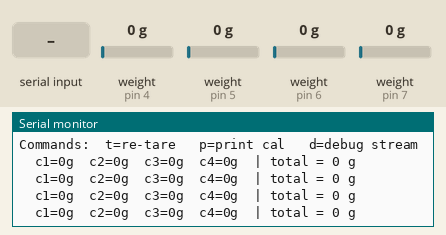
The sketch below on a simulated Arduino Uno, built with avr-gcc and run on an emulated ATmega328P. Shown: the last lines printed to the serial monitor. The inputs (shaded band) are chosen by the test bench; at power-on: weight on the scale (sensors on pin 4, pin 5, pin 6, pin 7) 0 g.

Above: at 14.8 s.
14.9 s: "t" received over Serial
16.4 s: "d" received over Serial
At 16.68 s:
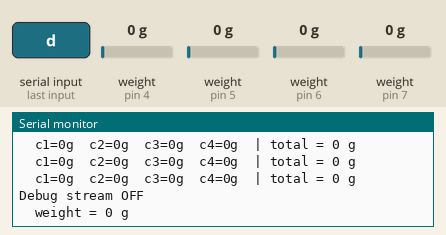
17.9 s: weight on the scale (sensor on pin 4) set to 100 g
At 18.18 s:
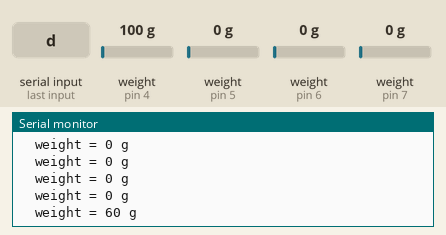
19.4 s: weight on the scale (sensor on pin 5) set to 100 g
At 19.69 s:
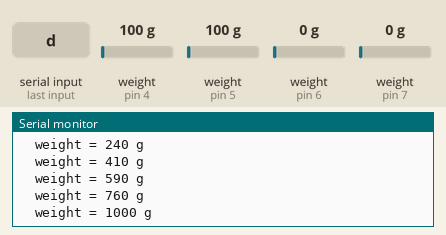
20.9 s: weight on the scale (sensor on pin 6) set to 100 g
At 21.19 s:
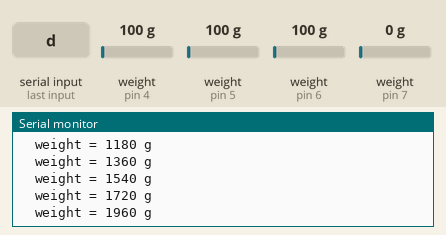
22.4 s: weight on the scale (sensor on pin 7) set to 100 g
At 22.69 s:
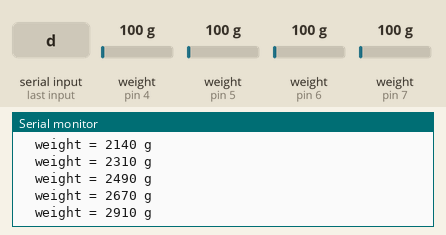
Timing chart, 0 to 24.9 s (numbered marks = the images above; inputs shaded):
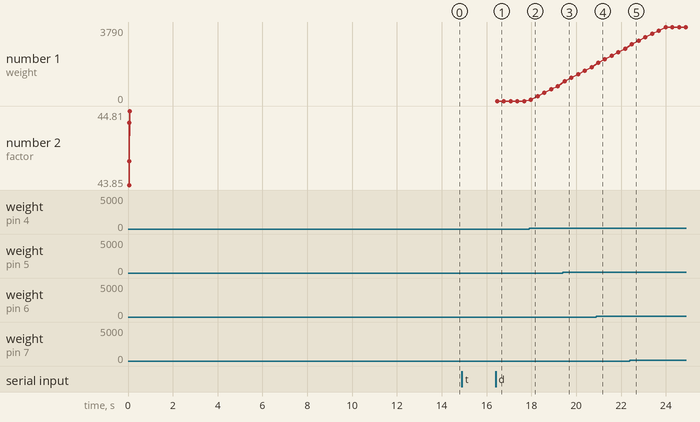

The sketch:

Scale4.ino
```cpp
/*
 * Scale4  -  4-cell platform scale with per-cell bench calibration
 * ----------------------------------------------------------------
 * Uses the factors measured on the bench (see CALIBRATION.md).
 * Each cell has its own HX711, separate DT/SCK pins. Total weight
 * = sum( cell_i / factor_i ) which is correct at ANY load position
 * because the 4 support forces add up to the true load (statics).
 *
 * WIRING (one HX711 per cell, all share 5V/GND):
 *
 *   Each HX711: VCC -> Arduino 5V, GND -> common GND.
 *   Each load cell: Red=E+  Black=E-  Green=A+  White=A-  Yellow -> GND.
 *
 *   Sensor 1:  DT -> D4   SCK -> D3
 *   Sensor 2:  DT -> D5   SCK -> D8
 *   Sensor 3:  DT -> D6   SCK -> D9
 *   Sensor 4:  DT -> D7   SCK -> D10
 *
 * SERIAL: 57600 baud, line ending "Newline".
 *
 * BEHAVIOR:
 *   1) Boot -> 3 s settling, then AUTO-TARE (platform MUST be empty).
 *   2) Place object -> rounded weight streams every 250 ms.
 *   3) Press 't' anytime to re-tare to 0.
 *
 * COMMANDS:
 *   t  re-tare to 0  (platform must be empty)
 *   p  print current per-cell calibration factors
 *   d  toggle DEBUG stream (per-cell contribution + total)
 * ----------------------------------------------------------------
 */

#include <HX711_ADC.h>

const byte NUM_CELLS = 4;

HX711_ADC cellA(4, 3);    // S1: DT=D4, SCK=D3
HX711_ADC cellB(5, 8);    // S2: DT=D5, SCK=D8
HX711_ADC cellC(6, 9);    // S3: DT=D6, SCK=D9
HX711_ADC cellD(7, 10);   // S4: DT=D7, SCK=D10
HX711_ADC* cells[NUM_CELLS] = { &cellA, &cellB, &cellC, &cellD };

// ---- PER-CELL counts/gram factors (from CALIBRATION.md) ----
// All positive: requires all 4 cells wired the SAME way (Green=A+, White=A-).
// If a cell makes the weight go DOWN when pressed, swap its Green<->White wires.
float cellFactors[NUM_CELLS] = {
   44.66f,   // Cell #1
   43.85f,   // Cell #2
   44.16f,   // Cell #3
   44.81f    // Cell #4
};

// ---- Display smoothing (same idea as RepeatTest) ----
const byte  MA_N         = 16;     // ~1.6 s window at 10 SPS
const float DISP_ROUND_G = 10.0;   // round shown weight to nearest 10 g
float maBuf[MA_N];
byte  maIdx = 0, maCount = 0;
float maSum = 0;

unsigned long lastPrint = 0;
const unsigned long PRINT_INTERVAL = 250;

bool debugStream = true;   // start with per-cell debug ON (press 'd' to toggle off)

void setup() {
  Serial.begin(57600);
  delay(10);
  Serial.println();
  Serial.println(F("=== Scale4 - 4-cell platform ==="));
  Serial.println(F("Wiring:"));
  Serial.println(F("  S1  DT=D4   SCK=D3"));
  Serial.println(F("  S2  DT=D5   SCK=D8"));
  Serial.println(F("  S3  DT=D6   SCK=D9"));
  Serial.println(F("  S4  DT=D7   SCK=D10"));
  Serial.println(F("All HX711 VCC=5V, GND=common GND."));
  Serial.println(F("Cell:  Red=E+  Black=E-  Green=A+  White=A-  Yellow=GND"));
  Serial.println();

  printCal();
  Serial.println();
  Serial.println(F("Settling 3 s, then auto-taring. Keep platform EMPTY."));

  for (byte i = 0; i < NUM_CELLS; i++) {
    cells[i]->begin();
    cells[i]->setReverseOutput();
    cells[i]->setCalFactor(1.0f);   // we apply per-cell factor manually
  }

  const unsigned long stab = 3000;
  for (byte i = 0; i < NUM_CELLS; i++) {
    cells[i]->start(stab, true);    // settle + tare
    if (cells[i]->getTareTimeoutFlag() || cells[i]->getSignalTimeoutFlag()) {
      Serial.print(F("Cell #")); Serial.print(i + 1);
      Serial.println(F(": TIMEOUT - check wiring!"));
    }
  }
  // Discard a few samples so the MA starts clean
  for (byte k = 0; k < 5; k++) {
    for (byte i = 0; i < NUM_CELLS; i++) cells[i]->update();
  }

  Serial.println(F("Ready. Place your object."));
  Serial.println(F("Commands:  t=re-tare   p=print cal   d=debug stream"));
  Serial.println();
}

void loop() {
  bool anyNew = false;
  for (byte i = 0; i < NUM_CELLS; i++) {
    if (cells[i]->update()) anyNew = true;
  }

  if (anyNew) {
    float totalG = 0;
    for (byte i = 0; i < NUM_CELLS; i++) {
      totalG += cells[i]->getData() / cellFactors[i];
    }

    if (maCount == MA_N) maSum -= maBuf[maIdx];
    maBuf[maIdx] = totalG;
    maSum += totalG;
    maIdx = (maIdx + 1) % MA_N;
    if (maCount < MA_N) maCount++;
    float smooth = maSum / maCount;

    if (millis() - lastPrint > PRINT_INTERVAL) {
      lastPrint = millis();
      float disp = roundf(smooth / DISP_ROUND_G) * DISP_ROUND_G;
      if (debugStream) {
        Serial.print(F("  "));
        for (byte i = 0; i < NUM_CELLS; i++) {
          float gi = cells[i]->getData() / cellFactors[i];
          Serial.print(F("c")); Serial.print(i + 1);
          Serial.print(F("=")); Serial.print(gi, 0); Serial.print(F("g  "));
        }
        Serial.print(F("| total = ")); Serial.print(disp, 0); Serial.println(F(" g"));
      } else {
        Serial.print(F("  weight = ")); Serial.print(disp, 0); Serial.println(F(" g"));
      }
    }
  }

  if (Serial.available()) {
    char c = Serial.read();
    if (c == 't') {
      Serial.println(F("Taring all 4 cells - keep platform EMPTY..."));
      for (byte i = 0; i < NUM_CELLS; i++) cells[i]->tareNoDelay();
      bool tareDone[NUM_CELLS] = { false, false, false, false };
      unsigned long t0 = millis();
      while (millis() - t0 < 5000) {
        bool all = true;
        for (byte i = 0; i < NUM_CELLS; i++) {
          cells[i]->update();
          if (cells[i]->getTareStatus()) tareDone[i] = true;
          if (!tareDone[i]) all = false;
        }
        if (all) break;
      }
      maCount = 0; maIdx = 0; maSum = 0;
      Serial.println(F("Tare complete. Place your object."));
    }
    else if (c == 'p') printCal();
    else if (c == 'd') {
      debugStream = !debugStream;
      Serial.print(F("Debug stream "));
      Serial.println(debugStream ? F("ON") : F("OFF"));
    }
  }
}

void printCal() {
  Serial.println(F("Calibration (counts/gram):"));
  for (byte i = 0; i < NUM_CELLS; i++) {
    Serial.print(F("  Cell #")); Serial.print(i + 1);
    Serial.print(F("  factor = ")); Serial.println(cellFactors[i], 2);
  }
}
```

Measured:
- after the input at 16.4 s, the serial monitor: prints a new line at once (image 1)
- after the input at 17.9 s, the serial monitor: prints a new line after 0.08 s (image 2)
- after the input at 19.4 s, the serial monitor: prints a new line after 0.08 s (image 3)
- after the input at 20.9 s, the serial monitor: prints a new line after 0.08 s (image 4)
- after the input at 22.4 s, the serial monitor: prints a new line after 0.09 s (image 5)
- plotted number 1: 0 → 760 after the input at 17.9 s, 760 → 1720 after the input at 19.4 s, 1720 → 2670 after the input at 20.9 s, 2670 → 3790 after the input at 22.4 s
